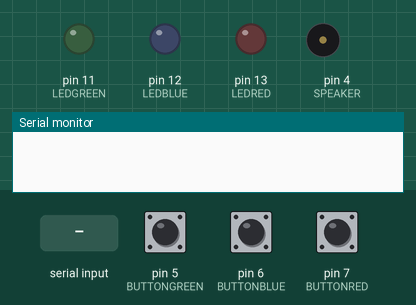
This sketch was run on a simulated Arduino Uno, built with avr-gcc and run on an emulated ATmega328P. On the bench: output pins drawn as LEDs (lit = HIGH), buzzer (waves = sounding), the last lines printed to the serial monitor. Dashed ring = blinking. The test bench sets the inputs (shaded band); at power-on: pin 5 (BUTTONGREEN) LOW, pin 6 (BUTTONBLUE) LOW, pin 7 (BUTTONRED) LOW. Random numbers use the default seed unless the sketch sets one.

Above: at 2.2 s.
2.3 s: byte 7 (7) received over Serial
At 2.9 s:
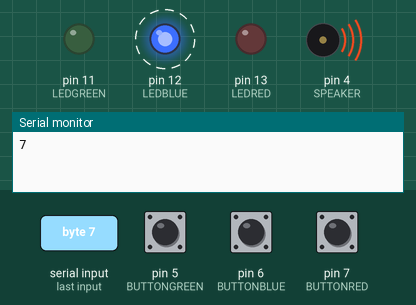
5.3 s: pin 5 (BUTTONGREEN) pulled HIGH for 0.15 s
At 5.65 s:
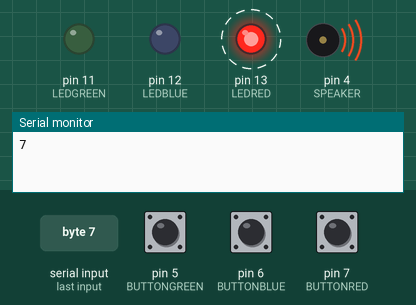
8.4 s: pin 6 (BUTTONBLUE) pulled HIGH for 3.2 s
At 12.0 s:
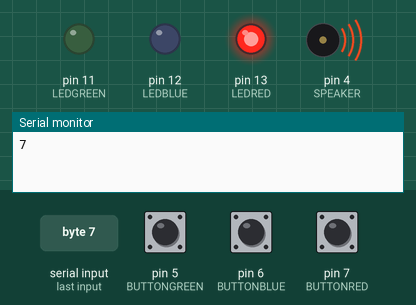
13.1 s: pin 6 (BUTTONBLUE) pulled HIGH for 1 s
At 13.9 s:
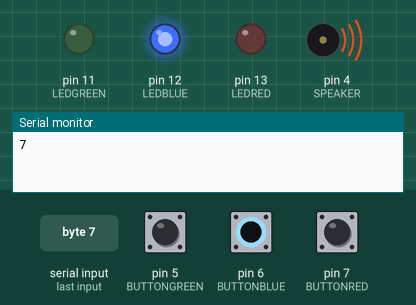
Timing chart, 0 to 17.4 s (numbered marks = the images above; inputs shaded):
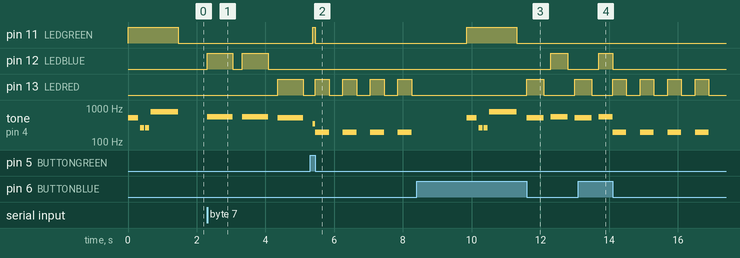

The sketch:

SIMON.ino
```cpp
/*
*** BUTTONS AND LEDS PIN DEFINITION ********************
*/
const int BUTTONRED = 7;
const int BUTTONBLUE = 6;
const int BUTTONGREEN = 5;
const int LEDRED =  13;
const int LEDBLUE =  12;
const int LEDGREEN = 11;

/*
*** SPEAKER DEFINITION *********************************
*/
const int SPEAKER = 4;

/*
*** NOTES DEFINITION ***********************************
*/
const unsigned int C6 = 1047;
const unsigned int Ab5 = 831;
const unsigned int Bb5 = 932;
const unsigned int G5 = 784;
const unsigned int F5 = 698;
const unsigned int E5 = 659;
const unsigned int Eb5 = 622;
const unsigned int D5 = 587;
const unsigned int Db5 = 554;
const unsigned int C5 = 523;
const unsigned int B4 = 494;
const unsigned int Bb4 = 466;
const unsigned int nA4 = 440;
const unsigned int Ab4 = 415;
const unsigned int G4 = 392;
const unsigned int Gb4 = 370;
const unsigned int F4 = 349;
const unsigned int E4 = 330;
const unsigned int Eb4 = 311;
const unsigned int D4 = 294;
const unsigned int Db4 = 277;
const unsigned int C4 = 262;
const unsigned int B3 = 247;
const unsigned int Bb3 = 233;
const unsigned int nA3 = 220;
const unsigned int G3 = 196;
const unsigned int Gb3 = 185;
const unsigned int F3 = 175;
const unsigned int E3 = 165;

/*
*** VARIABLES *****************************************
*/
boolean displayed = false;
int simonArray[15] = {0};
int answerArray[15] = {0};
int i = 0;
int iterator = 0;
int newColor = 3;
boolean isCorrect = false;
boolean isReady = true;
byte androidInput;
int turnChecker = 0;
int difficultyLevel = 5;
int difficultyVelocity = 0;

void setup() {
  // Initialize the LEDS and SPEAKER as output pins:
  pinMode(LEDRED, OUTPUT);
  pinMode(LEDBLUE, OUTPUT);
  pinMode(LEDGREEN, OUTPUT);
  pinMode(SPEAKER, OUTPUT);
  // Initialize the BUTTONS as input pins:
  pinMode(BUTTONRED, INPUT);
  pinMode(BUTTONBLUE, INPUT);
  pinMode(BUTTONGREEN, INPUT);
  // Initialize the starting conditions of the game
  startingConditions();
}

void loop(){

  if (isReady) {
    displayReady();
  }

  turnChecker = checkButtons(); // Wait for a button to be pressed to start the game.
  if (turnChecker == 1) {
    resetGame();
  } else {
    // Not reset game, a difficulty was chosen or the turn was continued
    if (difficultyVelocity == 0) {
      difficultyLevel = turnChecker;
      adjustDifficulty(difficultyLevel);
    }

    if (!displayed) {
      displayPattern();
    }
    // Main game loop:
    for (i = 0; i < newColor; i++) {
      answerArray[i] = checkButtons();
      if (answerArray[i] == 1) {
        resetGame();
        break;
      }
      isCorrect = compareArrays(i+1);
      if (!isCorrect) {
        displayLose();
        delay(1200);
        break;
      }
    }
    if (isCorrect) {
      delay(400);
      if (newColor == difficultyLevel) {
        VictoryFanfare();
        delay(1200);
        resetGame();
      } else {
        correctAnswer();
        simonArray[newColor] = random (11, 14);
        newColor++;
        displayed = false;
      }
    }
  }
}

void adjustDifficulty(int difLevel) {
  switch (difLevel) {
    case LEDRED:
      difficultyLevel = 5;
      difficultyVelocity = 750;
      break;
    case LEDBLUE:
      difficultyLevel = 10;
      difficultyVelocity = 500;
      break;
    case LEDGREEN:
      difficultyLevel = 15;
      difficultyVelocity = 200;
      break;
    default:
      break;
  }
}

void correctAnswer() {
  for (i = 0; i < 2; i++) {
    digitalWrite(LEDGREEN, HIGH);
    tone(SPEAKER, E5);
    delay(400);
    noTone(SPEAKER);
    digitalWrite(LEDGREEN, LOW);
    delay (400);
  }
}

void displayReady() {
  digitalWrite(LEDGREEN, HIGH);
  playReadySound();
  digitalWrite(LEDGREEN, LOW);
  isReady = false;
}

void playReadySound() {
  tone(SPEAKER, C5);
  delay(300);
  noTone(SPEAKER);
  delay(50);
  tone(SPEAKER, C4);
  delay(120);
  noTone(SPEAKER);
  delay(25);
  tone(SPEAKER, C4);
  delay(120);
  noTone(SPEAKER);
  delay(50);
  tone(SPEAKER,G5);
  delay(800);
  noTone(SPEAKER);
}

boolean compareArrays(int numberToCompare) {
  for (iterator = 0; iterator < numberToCompare; iterator++){
    if (answerArray[iterator] != simonArray[iterator]){
      return false;
    }
  }
  return true;
}

void displayPattern(){
  for (i = 0; i < newColor; i++){
    digitalWrite(simonArray[i], HIGH);
    playColorSound(simonArray[i], difficultyVelocity);
    noTone(SPEAKER);
    digitalWrite(simonArray[i], LOW);
    delay(350 - difficultyLevel*15);
  }
  displayed = true;
}

void playColorSound(int LED, int nDelay) {
  if (LED == LEDRED) {
    tone(SPEAKER, C5);
  }
  else if (LED == LEDBLUE) {
    tone(SPEAKER, Db5);
  }
  else if (LED == LEDGREEN) {
    tone(SPEAKER, F4);
  }
  delay(nDelay);
}

void displayLose(){
  resetGame();
  for (i = 0; i < 4; i++) {
    digitalWrite(LEDRED, HIGH);
    tone(SPEAKER, G3);
    delay(400);
    noTone(SPEAKER);
    digitalWrite(LEDRED, LOW);
    delay (400);
  }
}

void resetGame() {
  displayed = false;
  newColor = 3;
  difficultyVelocity = 0;
  startingConditions();
  isReady = true;
  isCorrect = false;
}

void startingConditions() {
  for (i = 0; i < newColor; i++) {
    simonArray[i] = random (11, 14);
  }
}

void VictoryFanfare()
{
  digitalWrite(LEDGREEN, HIGH);
  tone(SPEAKER,C5);
  delay(166);
  digitalWrite(LEDGREEN, LOW);
  noTone(SPEAKER);
  delay(50);
  digitalWrite(LEDGREEN, HIGH);
  tone(SPEAKER,C5);
  delay(166);
  digitalWrite(LEDGREEN, LOW);
  noTone(SPEAKER);
  delay(50);
  digitalWrite(LEDGREEN, HIGH);
  tone(SPEAKER,C5);
  delay(166);
  digitalWrite(LEDGREEN, LOW);
  noTone(SPEAKER);
  delay(50);
  digitalWrite(LEDGREEN, HIGH);
  tone(SPEAKER,C5);
  delay(500);
  digitalWrite(LEDGREEN, LOW);
  digitalWrite(LEDBLUE, HIGH);
  tone(SPEAKER,Ab4);
  delay(500);
  digitalWrite(LEDBLUE, LOW);
  digitalWrite(LEDRED, HIGH);
  tone(SPEAKER,Bb4);
  delay(500);
  digitalWrite(LEDRED, LOW);
  digitalWrite(LEDGREEN, HIGH);
  tone(SPEAKER,C5);
  delay(166);
  digitalWrite(LEDGREEN, LOW);
  noTone(SPEAKER);
  delay(166);
  digitalWrite(LEDBLUE, HIGH);
  tone(SPEAKER,Bb4);
  delay(166);
  digitalWrite(LEDBLUE, LOW);
  digitalWrite(LEDGREEN, HIGH);
  tone(SPEAKER,C5);
  delay(1200);
  digitalWrite(LEDGREEN, LOW);
  noTone(SPEAKER);
}

int checkButtons(){
  Serial.begin(9200);
  while (true) {
    if (digitalRead(BUTTONRED) == HIGH) {
      return delayButtonPressed(BUTTONRED, LEDRED);
    }
    else if (digitalRead(BUTTONBLUE) == HIGH) {
      return delayButtonPressed(BUTTONBLUE, LEDBLUE);
    }
    else if (digitalRead(BUTTONGREEN) == HIGH) {
      return delayButtonPressed(BUTTONGREEN, LEDGREEN);
    } else if (Serial.available() > 0) {
      androidInput = Serial.read();
      Serial.println(androidInput);
      Serial.end();
    }
    switch (androidInput) {
      case 7:
        androidInput = 0;
        return delayAndroidPressed(LEDRED);
      case 6:
        androidInput = 0;
        return delayAndroidPressed(LEDBLUE);
      case 5:
        androidInput = 0;
        return delayAndroidPressed(LEDGREEN);
      case 1:
        androidInput = 0;
        return 1;
      case 2:
        androidInput = 0;
        VictoryFanfare();
        return checkButtons();
      default:
        break;
    }
  }
}

int delayButtonPressed (int button, int led) {
  while (digitalRead(button) == HIGH) {
    if (displayed) {
      playColorSound(led, 0);
      digitalWrite(led, HIGH);
    }
    delay(1);
  }
  digitalWrite(led, LOW);
  noTone(SPEAKER);
  return led;
}

int delayAndroidPressed (int led) {
  if (displayed) {
    digitalWrite(led, HIGH);
    playColorSound(led, 600);
    digitalWrite(led, LOW);
    noTone(SPEAKER);
  }
  return led;
}
```

Measured:
- after the input at 2.3 s, pin 12 (LEDBLUE): alternates HIGH for 0.75 s and LOW for 0.28 s, starting at once; pin 13 (LEDRED): LOW → HIGH after 2.1 s, → LOW 0.75 s later; tone on pin 4 (SPEAKER): plays 554 Hz for 0.75 s, 554 Hz for 0.75 s, 523 Hz for 0.75 s, starting at once
- after the input at 5.3 s, pin 11 (LEDGREEN): LOW → HIGH after 0.08 s, → LOW 0.07 s later; pin 13 (LEDRED): alternates HIGH for 0.40 s and LOW for 0.40 s, starting after 0.15 s; tone on pin 4 (SPEAKER): silent → 349 Hz after 0.08 s, then repeats every 0.80 s: 196 Hz 0.40 s, silent 0.40 s
- after the input at 8.4 s, pin 12 (LEDBLUE): LOW → HIGH after 3.9 s, → LOW 0.50 s later; pin 13 (LEDRED): LOW → HIGH after 3.2 s, → LOW 0.50 s later, → HIGH 0.90 s later
- after the input at 13.1 s, pin 12 (LEDBLUE): LOW → HIGH after 0.60 s, → LOW 0.40 s later
- by itself, tone on pin 4 (SPEAKER): plays 523 Hz for 0.30 s, 262 Hz for 0.12 s, 262 Hz for 0.12 s, 784 Hz for 0.80 s
